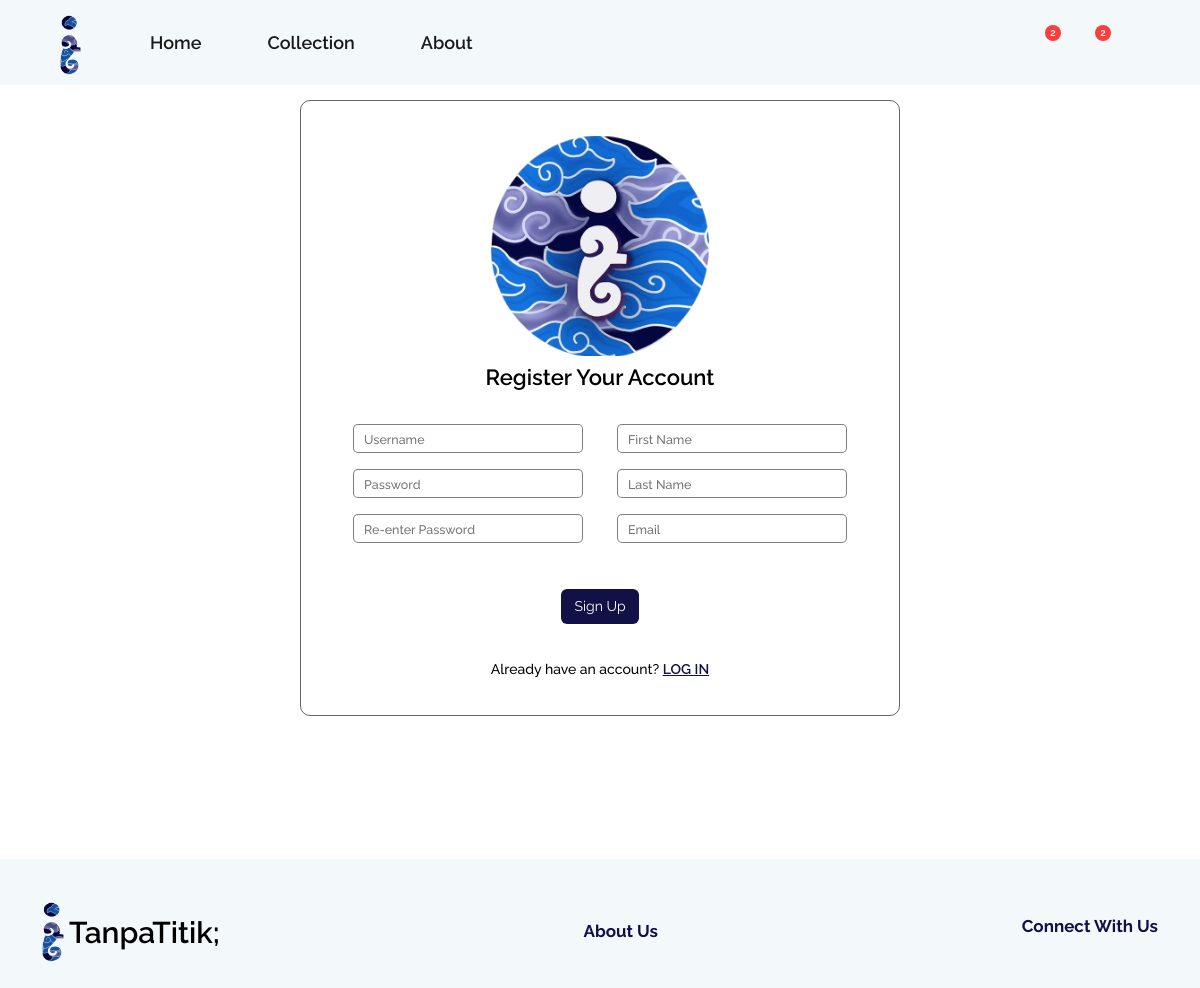
/register_page/ (signed in), run on the app's committed database.
### mainPage/models.py (models this page shows, shortened)
class Additional(models.Model):
    name = models.CharField(max_length=200)
    img = models.ImageField(null=True, blank=True, upload_to="images/")

class Order(models.Model):
    customer = models.ForeignKey(Customer, on_delete=models.SET_NULL,null=True)
    status = models.ForeignKey(OrderStatus, on_delete=models.SET_NULL, null=True, blank=True)
    date_ordered = models.DateField(auto_now_add=True) # Not like that
    complete = models.BooleanField(default=False) # payment complete
    current = models.BooleanField(default=True) # if true, we can continue adding to cart. and displayed in the checkout page
    cancel = models.BooleanField(default=False)
    payment_method = models.CharField(max_length=200, null=True)
    transaction_id = models.CharField(max_length=200, null=True)
    terms = models.BooleanField(default=False)
    shipping_cost = models.IntegerField(default=0)
    delivery_time = models.CharField(max_length=200, null=True)
    @property
    def get_cart_items(self):
        orderitems = self.orderitem_set.all()
        total = sum([item.quantity for item in orderitems]) #The total quantity of the cart (all OrderItems)
        return total

class OrderItem(models.Model):
    product= models.ForeignKey(Products, on_delete=models.SET_NULL, blank=True, null=True) #When the customer is deleted, the OrderItem remains exist. However, the customer key is null
    order = models.ForeignKey(Order, on_delete=models.SET_NULL, blank=True, null=True)
    quantity = models.IntegerField(default=1)
    date_added = models.DateTimeField(auto_now_add=True, null=True, blank=True)

### mainPage/views.py (the view, shortened to what this page needs)
# urls.py: path("register_page/", views.registerPage, name="register_page"),
def registerPage(request):
    logo = Additional.objects.get(name="logo")
    logo2 = Additional.objects.get(name="logo2")
    form = CreateUserForm() #Replace UserCreationForm(). It's the replica or the modified form
    if request.user.is_authenticated:
        customer = request.user.customer
        order, created = Order.objects.get_or_create(customer=customer, current=True)
        customer_wishlist = Wishlist.objects.filter(customer=customer)
    else:
        customer = None
        order = {'get_cart_total':0, 'get_cart_items':0}
        customer_wishlist = []
    context = {"logo":logo,"logo2":logo2,"customer_wishlist":customer_wishlist,"customer":customer,"order":order,"form":form}
    return render(request,"registration/register.html",context)

### mainPage/forms.py
class CreateUserForm(UserCreationForm): #Replicate the original user creation form (UserCreationForm)
    class Meta:
        model = User
        fields = ['username','first_name','last_name','email','password1','password2']

### mainPage/templates/registration/register.html (shortened to what this page needs)
<!DOCTYPE html>
{% extends "main/base2.html" %}
{% load static %}
{% load custom_filters %}
    {% block head %}
    <link rel="stylesheet" type="text/css" href="{% static '/css/user/register.css' %}">
    <link rel="stylesheet" type="text/css" href="{% static '/css/cart_wishlist/cart.css' %}">
    {% endblock head %}
    {% block content %}
    <div class="container cart-wishlist-content" style="display:flex;justify-content:center">
      <div class="register-box">
        <div class="register-login-icon"><img src="{{logo2.img.url}}"></div>
        <div class="register-heading">Register Your Account</div>
        <div class="register-form">
          <form method="POST" action="">
            <div class="input-form" id="input-form">
              <div class="input-cont">{{form.username}}</div>
              <div class="input-cont">{{form.first_name}}</div>
              <div class="input-cont">{{form.password1}}</div>
              <div class="input-cont"> {{form.last_name}}</div>
              <div class="input-cont">{{form.password2}}</div>
              <div class="input-cont"> {{form.email}}</div>
            </div>
            <div class="btn-container"><button type="submit" name="create_user" class="btn register-login-button">Sign Up</button></div>
          </form>
        </div>
        <div class="register-login-footer">Already have an account? <a href="{% url 'login_page' %}">LOG IN</a></div>
      </div>
    </div>
    {% endblock %}

### mainPage/templates/main/base2.html (shortened to what this page needs)
<!DOCTYPE html>
{% load static %}
<html lang="en">
<head>
    <link href="https://cdn.jsdelivr.net/npm/bootstrap@5.2.3/dist/css/bootstrap.min.css" rel="stylesheet">
    <link rel="stylesheet" href="https://cdnjs.cloudflare.com/ajax/libs/font-awesome/4.7.0/css/font-awesome.min.css">
    <link rel="stylesheet" type="text/css" href="{% static '/css/general/base2.css' %}">
    <link rel="stylesheet" type="text/css" href="{% static '/css/general/footer.css' %}">
    {% block head %}
    {% endblock head %}
</head>
<body>
   <nav class="navbar navbar-expand-lg bg-body-tertiary fixed-top" id="navMain" style="margin:0px;padding:10px">
    <div class="container-fluid">
      <a class="navbar-brand" id="logo_div" href="#"><img class="logo" src="{{logo.img.url}}" alt="TanpaTitik"></a>
      <div class="collapse navbar-collapse" id="navbarNavAltMarkup">
        <ul class="navbar-nav me-auto mb-2 mb-lg-0">
          <li class="nav-item">
            <a class="nav-link active" aria-current="page" href="{% url 'home' %}">Home</a>
          </li>
          <li class="nav-item">
            <a class="nav-link active" aria-current="page" href="{% url 'home' %}#collection">Collection</a>
          </li>
          <li class="nav-item">
            <a class="nav-link active" href="{% url 'about' %}">About</a>
          </li>
        </ul>
      </div>
      <span class="navbar-text nav_text">
        <form method='POST' action="{% url 'home' %}#collection">
          <div class="search-box">
          </div>
        </form>
        <a href="{% url 'profile' %}" class="base-link"></a>
        <a href="{% url 'wishlist' %}" class="base-link">
          {% if customer_wishlist.count > 0 %}
          <span class="button_badge"><div>{{customer_wishlist.count}}</div></span>
          {% endif %}
        </a>
        <a href="{% url 'cart' %}" class="base-link">
          {% if order.get_cart_items > 0 %}
          <span class="button_badge"><div>{{order.get_cart_items}}</div></span>
          {% endif %}
        </a>
      </span>
    </div>
  </nav>
<div id="content" ,name="content", class="main">
    {% block content %}{% endblock %}
</div>
<div class="container-fluid footer-container">
  <div class="container footer">
    <a href="{% url 'home' %}"><div class="footer-company"><img class="footer-logo" src="{{logo.img.url}}" alt="TanpaTitik"><div>TanpaTitik;</div></div></a>
    <a href="{% url 'about' %}"><div class="footer-link" style="cursor:pointer">About Us</div></a>
    <div class="footer-social">
      <div class="footer-link">
        Connect With Us
      </div>
    </div>
  </div>
</div>
</body>
</html>

### static/css/general/base2.css (style rules this page uses)
* { font-family: 'Raleway'; text-decoration: None; color:black; font-weight:600; padding:0px; margin:0px; }
#content { width:100%; }
#navMain { background-color:#F3F9FB !important; width:100%; font-weight:500; font-size:18px; height:85px; }
.nav-item { margin-right:50px; }
.nav-link { padding:0px; width:auto; }
.search-box { height:30px; display:flex; cursor:pointer; padding: 10px 20px; border-radius:30px; align-items:center; position:relative; top:3px; width:20px; right:4px; }
.nav_text { display:flex; justify-content:space-between; width:190px; margin-right:70px; font-size:1.3em; font-weight:bold; }
.nav_text > a { margin-left:26px; }
#logo_div { overflow:hidden; margin-right:50px; padding-right:8px; margin-left:35px; margin-top:5px; width:auto; }
.logo { position:relative; object-fit:contain; width:27px; height:60px; }
.base-link { display: inline-block; position: relative; width:33px; height:35px; }
.button_badge { background-color: #fa3e3e; border-radius: 10px; width:16px; height:16px; position: absolute; left:11px; }
.button_badge > div { text-align:center; font-size: 10px; color: white; line-height:16px; }

### static/css/general/footer.css (style rules this page uses)
.footer-container { background-color:#F3F9FB; height:129px; margin-top:143px; padding-top:40px; }
.footer { height:66px; display:flex; flex-wrap:wrap; justify-content:space-between; align-items:center; }
.footer-company { font-weight:600; font-size:30px; }
.footer-logo { position:relative; object-fit:contain; width:22px; height:60px; margin-right:5px; }
.footer-company > div { position:relative; display:inline-block; top:3px; }
.footer-link { color:#121147; font-weight:700; font-size:17px; }

### static/css/user/register.css (style rules this page uses)
.cart-wishlist-content { margin-top:100px !important; }
li { list-style:none; }
.register-box { border:1px solid rgba(1,1,1,0.6); border-radius:10px; width:600px; display:flex; flex-direction:column; align-items:center; padding:35px; }
.register-login-icon { width:220px; height:220px; margin-bottom:5px; }
.register-login-icon > img { object-fit:cover; width:100%; height:100%; }
.register-heading { font-size:22px; margin-bottom:30px; }
.register-form { width:100%; }
.input-form { display:flex; justify-content:space-around; flex-wrap:wrap; margin-bottom:10px; }
.input-form > div > input { width:230px; height:29px; border-radius:5px; padding:0px 10px 0px 10px; border:1px solid rgba(1,1,1,0.5); margin-bottom:16px; }
::placeholder { font-weight:500; font-size:12.5px; }
.btn-container { width:100%; display:flex; justify-content:center; }
.register-login-button { background-color:#121147; color:white; font-size:14px; margin-bottom:35px; margin-top:20px; }
.register-login-footer { font-weight:500; font-size:14px; }
.register-login-footer > a { color:#121147; text-decoration:underline; font-weight:600; }

### static/css/cart_wishlist/cart.css (style rules this page uses)
a { text-decoration:none; }
.cart-wishlist-content { margin-top:150px; height:auto; padding:0px; min-height:320px; }

### mainPage/templates/main/base2.html (style rules this page uses)
#content { display:none; }

### data on the page
Additional: img (picture)
Order: get_cart_items "2"
Additional: img (picture)

### other printed values
{{ customer_wishlist.count }} "2"
